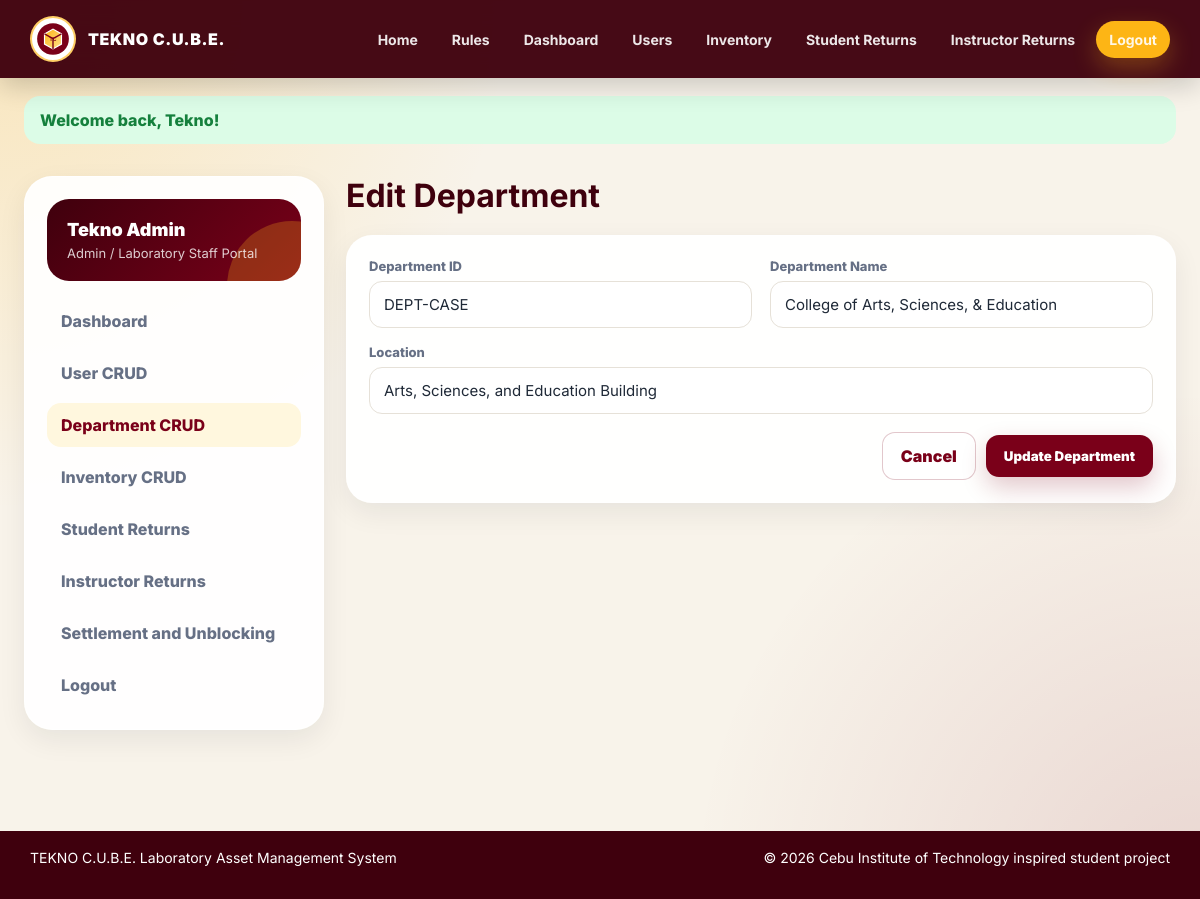
Page /admin/departments/edit.php?id=DEPT-CASE (signed in) on the committed database.
### tables this page shows
CREATE TABLE `User` (
    UserID VARCHAR(20) PRIMARY KEY,
    FirstName VARCHAR(50) NOT NULL,
    LastName VARCHAR(50) NOT NULL,
    UserType ENUM('Student','Instructor','Admin') NOT NULL,
    Email VARCHAR(100) NOT NULL UNIQUE,
    PasswordHash VARCHAR(255) NOT NULL,
    CreatedAt TIMESTAMP NOT NULL DEFAULT CURRENT_TIMESTAMP
);

CREATE TABLE Department (
    DepartmentID VARCHAR(20) PRIMARY KEY,
    DepartmentName VARCHAR(100) NOT NULL UNIQUE,
    Location VARCHAR(100) NOT NULL
);

### connect.php (called while the page is built, shortened)
<?php
try {
    $connection = new mysqli(DB_HOST, DB_USER, DB_PASS, DB_NAME);
    $connection->set_charset('utf8mb4');
} catch (mysqli_sql_exception $e) {
    die('Database connection failed. Please import database/tekno_cube.sql in phpMyAdmin first. Error: ' . htmlspecialchars($e->getMessage()));
}
function url(string $path = ''): string
{
    return BASE_URL . ltrim($path, '/');
}
function h(?string $value): string
{
    return htmlspecialchars($value ?? '', ENT_QUOTES, 'UTF-8');
}
function current_user(): ?array
{
    global $connection;
    $stmt = $connection->prepare('SELECT UserID, FirstName, LastName, UserType, Email FROM `User` WHERE UserID = ? LIMIT 1');
    $stmt->bind_param('s', $_SESSION['user_id']);
    $stmt->execute();
    $result = $stmt->get_result();
    return $result->fetch_assoc() ?: null;
}
?>

### admin/departments/edit.php (the view, shortened to what this page needs)
<?php
require_once '../../connect.php';
$active = 'departments';
$id=$_GET['id']??'';
$stmt=$connection->prepare('SELECT * FROM Department WHERE DepartmentID=?'); $stmt->bind_param('s',$id); $stmt->execute(); $dept=$stmt->get_result()->fetch_assoc();
require_once ROOT_PATH . '/includes/header.php';
?>
<div class="layout"><?php require ROOT_PATH . '/admin/sidebar.php'; ?><section class="content"><div class="page-head"><h1>Edit Department</h1></div><form class="panel" method="post"><div class="form-grid"><div><label>Department ID</label><input value="<?= h($dept['DepartmentID']) ?>" disabled></div><div><label>Department Name</label><input name="department_name" value="<?= h($dept['DepartmentName']) ?>" required></div><div class="form-full"><label>Location</label><input name="location" value="<?= h($dept['Location']) ?>" required></div></div><div class="form-actions"><a class="btn btn-outline" href="<?= url('admin/departments/index.php') ?>">Cancel</a><button class="btn btn-primary">Update Department</button></div></form></section></div>
<?php require_once ROOT_PATH . '/includes/footer.php'; ?>

### admin/sidebar.php
<?php $active = $active ?? ''; ?>
<aside class="sidebar">
    <?php $user = current_user(); ?>
    <div class="profile-box">
        <div class="name"><?= h(($user['FirstName'] ?? '') . ' ' . ($user['LastName'] ?? '')) ?></div>
        <div class="role">Admin / Laboratory Staff Portal</div>
    </div>
    <nav class="side-links">
        <a class="<?= $active === 'dashboard' ? 'active' : '' ?>" href="<?= url('admin/dashboard.php') ?>">Dashboard</a>
        <a class="<?= $active === 'users' ? 'active' : '' ?>" href="<?= url('admin/users/index.php') ?>">User CRUD</a>
        <a class="<?= $active === 'departments' ? 'active' : '' ?>" href="<?= url('admin/departments/index.php') ?>">Department CRUD</a>
        <a class="<?= $active === 'inventory' ? 'active' : '' ?>" href="<?= url('admin/inventory/index.php') ?>">Inventory CRUD</a>
        <a class="<?= $active === 'returns' ? 'active' : '' ?>" href="<?= url('admin/returns/index.php') ?>">Student Returns</a>
        <a class="<?= $active === 'reservation_returns' ? 'active' : '' ?>" href="<?= url('admin/reservations/index.php') ?>">Instructor Returns</a>
        <a class="<?= $active === 'liabilities' ? 'active' : '' ?>" href="<?= url('admin/liabilities/index.php') ?>">Settlement and Unblocking</a>
        <a href="<?= url('logout.php') ?>">Logout</a>
    </nav>
</aside>

### css/site.css (style rules this page uses)
:root { --maroon: #7A0019; --maroon-dark: #3F000D; --maroon-900: #250007; --gold: #FDB515; --gold-dark: #D99A00; --gold-soft: #FFF7DE; --ink: #1F2937; --muted: #667085; --line: #E6E1D8; --bg: #F8F3EA; --card: #FFFFFF; --success: #15803D; --success-bg: #DCFCE7; --danger: #B91C1C; --danger-bg: #FEE2E2; --warning: #A16207; --warning-bg: #FEF3C7; --info: #1D4ED8; --info-bg: #DBEAFE; --shadow: 0 18px 45px rgba(74, 0, 16, .12); --soft-shadow: 0 10px 28px rgba(17, 24, 39, .07); }
* { box-sizing: border-box; }
html { scroll-behavior: smooth; }
body { margin: 0; font-family: 'Inter', 'Segoe UI', sans-serif; color: var(--ink); background: radial-gradient(circle at top left, rgba(253,181,21,.22), transparent 34%), radial-gradient(circle at bottom right, rgba(122,0,25,.12), transparent 34%), var(--bg); min-height: 100vh; }
a { color: inherit; text-decoration: none; }
button, input, select, textarea { font-family: inherit; }
.btn { display: inline-flex; align-items: center; justify-content: center; gap: 8px; border: 0; border-radius: 13px; padding: 13px 18px; font-weight: 900; cursor: pointer; transition: transform .15s ease, box-shadow .15s ease, opacity .15s ease; white-space: nowrap; }
.btn-primary { background: var(--maroon); color: #fff; box-shadow: 0 10px 24px rgba(122,0,25,.22); }
.btn-outline { background: #fff; color: var(--maroon); border: 1px solid rgba(122,0,25,.22); }
.layout { width: min(1460px, 96vw); margin: 32px auto 48px; display: grid; grid-template-columns: 300px 1fr; gap: 22px; }
.sidebar { background: rgba(255,255,255,.92); border: 1px solid rgba(255,255,255,.8); border-radius: 28px; padding: 22px; box-shadow: var(--soft-shadow); position: sticky; top: 100px; height: fit-content; }
.profile-box { background: linear-gradient(135deg, var(--maroon-dark), var(--maroon)); color: #fff; border-radius: 22px; padding: 20px; margin-bottom: 18px; overflow: hidden; position: relative; }
.profile-box::after { content: ''; position: absolute; width: 130px; height: 130px; border-radius: 50%; background: rgba(253,181,21,.25); right: -56px; bottom: -70px; }
.profile-box .name { font-size: 18px; font-weight: 900; position: relative; z-index: 1; }
.profile-box .role { color: rgba(255,255,255,.8); font-size: 13px; margin-top: 5px; position: relative; z-index: 1; }
.side-links { display: grid; gap: 8px; }
.side-links a { padding: 12px 14px; border-radius: 14px; color: var(--muted); font-weight: 800; }
.side-links a:hover, .side-links a.active { background: var(--gold-soft); color: var(--maroon); }
.content { min-width: 0; }
.page-head { display: flex; justify-content: space-between; align-items: center; gap: 18px; margin-bottom: 20px; }
.page-head h1 { font-size: 32px; margin: 0; color: var(--maroon-dark); }
.panel { background: rgba(255,255,255,.94); border: 1px solid rgba(255,255,255,.85); border-radius: 26px; box-shadow: var(--soft-shadow); padding: 22px; }
.form-grid { display: grid; grid-template-columns: repeat(2, minmax(0, 1fr)); gap: 16px 18px; }
.form-full { grid-column: 1 / -1; }
label { display: block; color: var(--muted); font-size: 13px; font-weight: 800; margin-bottom: 7px; }
input, select, textarea { width: 100%; min-width: 0; border: 1px solid var(--line); background: #fff; border-radius: 13px; padding: 13px 14px; color: var(--ink); font-size: 15px; outline: none; }
.form-actions { display: flex; justify-content: flex-end; align-items: center; gap: 10px; margin-top: 18px; flex-wrap: wrap; }

### rows in the picture
user: FirstName+LastName "Tekno Admin"
department: DepartmentID "DEPT-CASE", department_name "College of Arts, Sciences, & Education", location "Arts, Sciences, and Education Building"

### other values in the picture
$flash['message'] "Welcome back, Tekno!"
